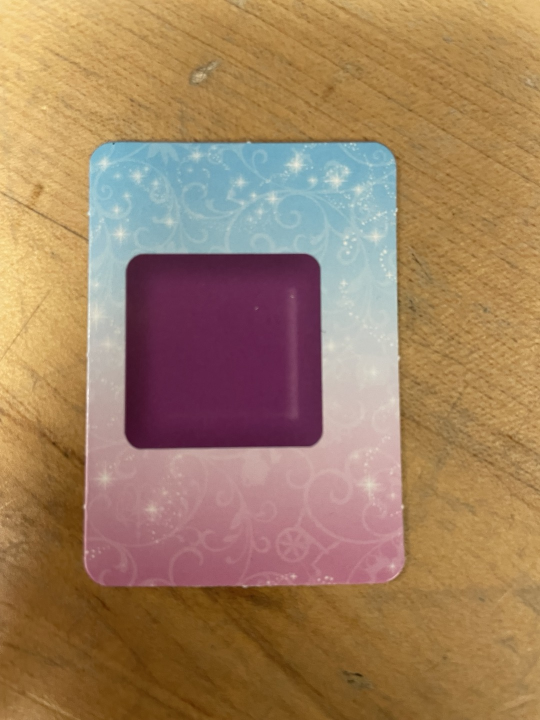
#> input picture KakaoTalk_20241111_203433453_01.jpg, 1080 x 1440 px (shown at 1/2 size)
$ python card_color_detection.py
#> lines starting #> are read from the running program, lines starting #| are printed output that depends on the picture
import cv2
import numpy as np

def get_dominant_color(image, k=3):
    """Get the most frequent dominant color in an image."""
    # Resize image to speed up the process
    resized_image = cv2.resize(image, (64, 64))
    # Reshape image to a list of pixels
    pixels = resized_image.reshape(-1, 3)
    # Convert to float32 for k-means
    pixels = np.float32(pixels)

    # Define criteria, number of clusters(K) and apply KMeans
    criteria = (cv2.TERM_CRITERIA_EPS + cv2.TERM_CRITERIA_MAX_ITER, 100, 0.2)
    _, labels, palette = cv2.kmeans(pixels, k, None, criteria, 10, cv2.KMEANS_RANDOM_CENTERS)

    # Get the most frequent color from clusters
    _, counts = np.unique(labels, return_counts=True)
    dominant_color = palette[np.argmax(counts)].astype(int)
    return dominant_color

def classify_color(color):
    """Classify color based on RGB values."""
    color_map = {
        'red': (7, 55, 187),
        'green': (9, 95, 52),
        'blue': (131, 89, 22),
        'yellow': (34, 169, 214),
        'orange': (12, 104, 199),
        'purple': (75, 36, 100)
    }
    color_name = 'unknown'
    min_dist = float('inf')
    for name, rgb in color_map.items():
        dist = np.linalg.norm(np.array(rgb) - color)
        if dist < min_dist:
            min_dist = dist
            color_name = name
    return color_name

def process_card(image_path):
    # Load image
#> called with image_path = 'KakaoTalk_20241111_203433453_01.jpg'
    image = cv2.imread(image_path)
#> image is the input picture: shape (1440, 1080, 3); mean B, G, R 95.9, 127.7, 160.5

    # Define center crop region (focus only on the very center)
    h, w, _ = image.shape
#> h = 1440; w = 1080
    center_crop = image[int(h*0.45):int(h*0.55), int(w*0.45):int(w*0.55)]  # Narrow center region
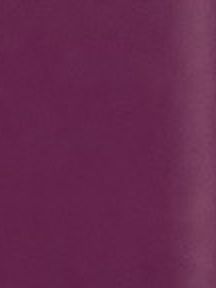
#> center_crop: shape (144, 108, 3) (shown 2 times larger); mean B, G, R 78.5, 40.7, 103.5

    # Get the dominant color in the cropped image
    dominant_color = get_dominant_color(center_crop)
#> in get_dominant_color, `resized_image = cv2.resize(image, (64, 64))`:
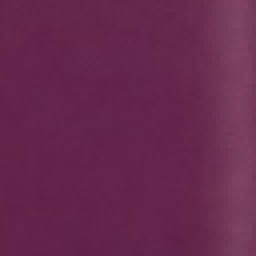
#> resized_image: shape (64, 64, 3) (shown 4 times larger); mean B, G, R 78.4, 40.7, 103.4
#> in get_dominant_color, `_, labels, palette = cv2.kmeans(pixels, k, None, criteria, 10, cv2.KME..`: labels = 4096 values, max 2 at index 0, min 0 at index 46, mean 1.7; palette = [[83.06, 48.24, 108.8], [93.32, 61.48, 120.1], [75.5, 36.44, 100.1]]
#> in get_dominant_color, `_, counts = np.unique(labels, return_counts=True)`: counts = [342, 529, 3225]
#> in get_dominant_color, `dominant_color = palette[np.argmax(counts)].astype(int)`: dominant_color = [75, 36, 100]
#> dominant_color = [75, 36, 100]
    print(f"Dominant color for {image_path}: {dominant_color}")  # Debug print
#| Dominant color for KakaoTalk_20241111_203433453_01.jpg: [ 75  36 100]

    # Classify the color to distinguish the card
    color_name = classify_color(dominant_color)
#> the loop in classify_color, `for name, rgb in color_map.items():` made 6 passes
#> (dist, min_dist) on passes 1, 2, 6: (112, 112), (100.7, 100.7), (0, 0)
#> dist on passes 3 to 5: 109.7, 179.9, 135.6
#> after the loop in classify_color, `for name, rgb in color_map.items():`: color_name = 'purple'; min_dist = 0
#> color_name = 'purple'
    print(f"Classified color for {image_path}: {color_name}")  # Debug print
#| Classified color for KakaoTalk_20241111_203433453_01.jpg: purple

    return color_name

# List of image paths for each card
image_paths = [
    "KakaoTalk_20241111_203433453_01.jpg",
    "KakaoTalk_20241111_203433453_02.jpg",
    "KakaoTalk_20241111_203433453_03.jpg",
    "KakaoTalk_20241111_203433453_04.jpg",
    "KakaoTalk_20241111_203433453_05.jpg",
    "KakaoTalk_20241111_203433453.jpg"
]

# Process each card
card_colors = {}
for idx, path in enumerate(image_paths, 1):
    color_name = process_card(path)
#> color_name = 'purple'
    card_colors[f"Card {idx}"] = color_name
#> pass 2 of the loop `for idx, path in enumerate(image_paths, 1):`:
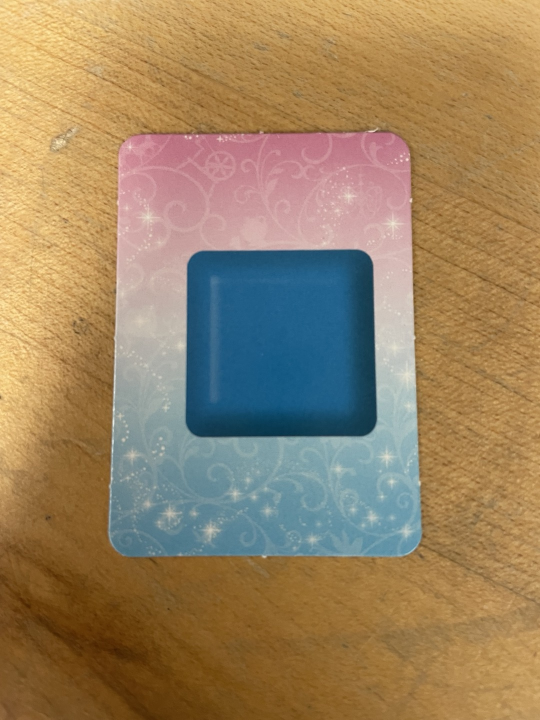
#> input picture KakaoTalk_20241111_203433453_02.jpg, 1080 x 1440 px (shown at 1/2 size)
#> in process_card, image is the input picture: shape (1440, 1080, 3); mean B, G, R 97.9, 131.4, 154.5
#> in process_card (call 2), `center_crop = image[int(h*0.45):int(h*0.55), int(w*0.45):int(w*0.55)]`:
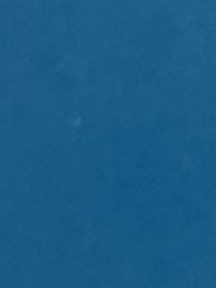
#> center_crop: shape (144, 108, 3) (shown 2 times larger); mean B, G, R 133.2, 91.6, 25.8
#> in get_dominant_color (call 2), `resized_image = cv2.resize(image, (64, 64))`:
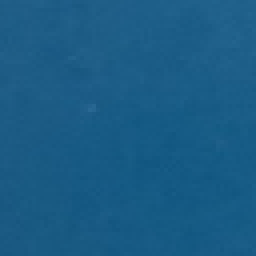
#> resized_image: shape (64, 64, 3) (shown 4 times larger); mean B, G, R 133.2, 91.6, 25.8
#> labels = 4096 values, max 2 at index 83, min 0 at index 0, mean 1.27; palette = [[136.7, 94.98, 30.82], [133.4, 91.94, 27.23], [131.5, 89.88, 22.53]]
#> counts = [792, 1426, 1878]
#> in get_dominant_color (call 2), `dominant_color = palette[np.argmax(counts)].astype(int)`: dominant_color = [131, 89, 22]
#| Dominant color for KakaoTalk_20241111_203433453_02.jpg: [131  89  22]
#> the loop in classify_color (call 2), `for name, rgb in color_map.items():` made 6 passes
#> (dist, min_dist) on passes 1 to 3: (209.2, 209.2), (125.8, 125.8), (0, 0)
#> in process_card (call 2), `color_name = classify_color(dominant_color)`: color_name = 'blue'
#| Classified color for KakaoTalk_20241111_203433453_02.jpg: blue
#> pass 3 of the loop `for idx, path in enumerate(image_paths, 1):`:
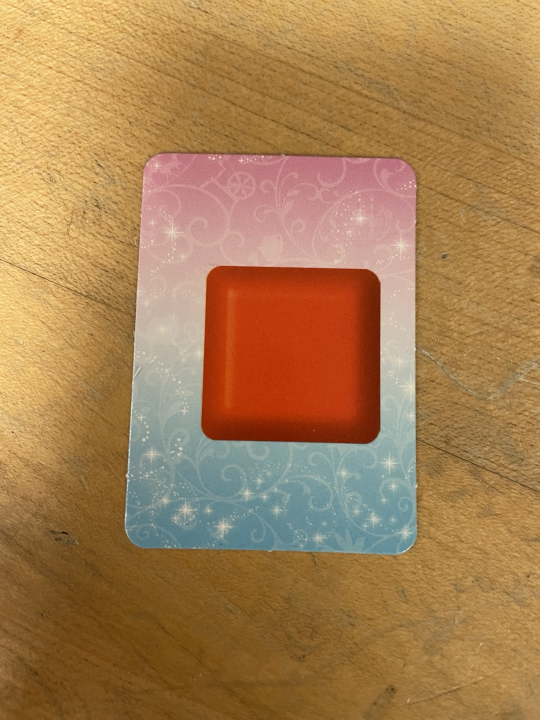
#> input picture KakaoTalk_20241111_203433453_03.jpg, 1080 x 1440 px (shown at 1/2 size)
#> in process_card, image is the input picture: shape (1440, 1080, 3); mean B, G, R 81.6, 127.1, 167.1
#> in process_card (call 3), `center_crop = image[int(h*0.45):int(h*0.55), int(w*0.45):int(w*0.55)]`:
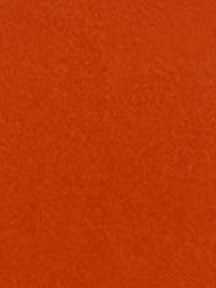
#> center_crop: shape (144, 108, 3) (shown 2 times larger); mean B, G, R 7.2, 54.8, 186.9
#> in get_dominant_color (call 3), `resized_image = cv2.resize(image, (64, 64))`:
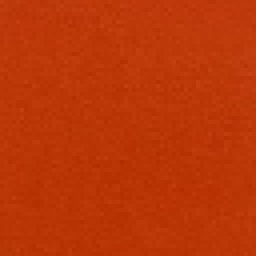
#> resized_image: shape (64, 64, 3) (shown 4 times larger); mean B, G, R 7.1, 54.7, 186.8
#> labels = 4096 values, max 2 at index 90, min 0 at index 0, mean 1.16; palette = [[11.95, 58.97, 191.1], [7.63, 55.29, 187.3], [3.73, 51.61, 183.6]]
#> counts = [795, 1870, 1431]
#> in get_dominant_color (call 3), `dominant_color = palette[np.argmax(counts)].astype(int)`: dominant_color = [7, 55, 187]
#| Dominant color for KakaoTalk_20241111_203433453_03.jpg: [  7  55 187]
#> in process_card (call 3), `color_name = classify_color(dominant_color)`: color_name = 'red'
#| Classified color for KakaoTalk_20241111_203433453_03.jpg: red
#> the loop made 6 passes; the first 3 are shown

print(card_colors)
#| {'Card 1': 'purple', 'Card 2': 'blue', 'Card 3': 'red', 'Card 4': 'orange', 'Card 5': 'yellow', 'Card 6': 'green'}
